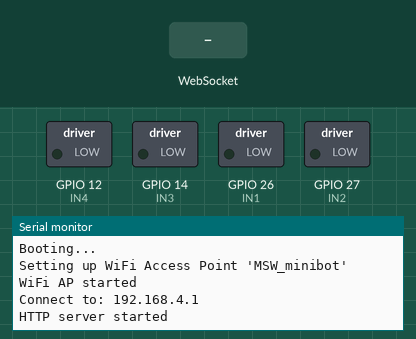
The sketch below on a simulated ESP32. On the bench: switched loads named in the sketch (green lamp = pin HIGH), the last lines printed to the serial monitor. The test bench sets the inputs (shaded band).

Above: at 1.2 s.
1.3 s: WebSocket text "MoveCar" received
At 1.8 s:
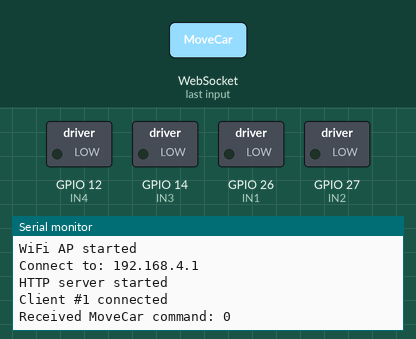
2.8 s: WebSocket text "Speed" received
At 4.1 s:
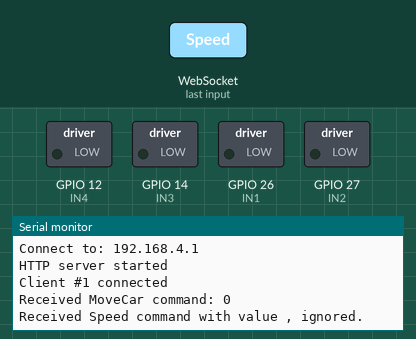

The sketch:

mswbotcode.ino
```cpp
// Include necessary libraries
#include <Arduino.h>
#include <WiFi.h>
#include <AsyncTCP.h>
#include <ESPAsyncWebServer.h>
#include <sstream> // Required for std::istringstream

// Motor control pins from Program 2
#define IN1 26  // Right motor forward control pin
#define IN2 27  // Right motor backward control pin
#define IN3 14  // Left motor forward control pin
#define IN4 12  // Left motor backward control pin

// Define WiFi AP credentials (using credentials from Program 1)
const char* ssid      = "MSW_minibot";   // WiFi SSID
const char* password  = "12345678";      // WiFi Password

// Define command constants for directions (from Program 1)
#define UP 1
#define DOWN 2
#define LEFT 3
#define RIGHT 4
#define STOP 0

// Note: FORWARD_LEFT, FORWARD_RIGHT, BACKWARD_LEFT, BACKWARD_RIGHT
// are defined but not currently used by the provided HTML.
// If the HTML were updated to send these, the moveCar function
// would need to be extended to handle them with the new pins.
#define FORWARD_LEFT 5
#define FORWARD_RIGHT 6
#define BACKWARD_LEFT 7
#define BACKWARD_RIGHT 8


// Define motor indexes (conceptual for clarity in functions)
#define RIGHT_MOTOR 0
#define LEFT_MOTOR 1

// Define motor directions (from Program 1)
#define FORWARD 1
#define BACKWARD -1
// STOP is already defined as 0

// Create AsyncWebServer on port 80 and WebSocket endpoint
AsyncWebServer server(80);
AsyncWebSocket wsCarInput("/CarInput");

// HTML page served to clients (from Program 1)
// Note: The speed slider in this HTML will not function as PWM
// control is removed to be compatible with the new pin logic.
const char* htmlHomePage PROGMEM = R"HTML(
<!DOCTYPE html>
<html>
<head>
  <meta name="viewport" content="width=device-width, initial-scale=1, maximum-scale=1, user-scalable=no">
  <style>
    /* Styling the control UI */
    body {
      background-color: #fdfd96;
      font-family: Arial, sans-serif;
      margin: 0;
      padding: 0;
      overflow: hidden;
      display: flex;
      justify-content: center;
      align-items: center;
      height: 100vh;
    }
    .layout {
      display: flex;
      flex-direction: row;
      justify-content: space-between;
      width: 90%;
      max-width: 600px;
      align-items: center;
    }
    .column {
      display: flex;
      flex-direction: column;
      gap: 20px;
    }
    .right-controls {
      display: flex;
      flex-direction: column;
      align-items: center;
      gap: 20px;
    }
    .row {
      display: flex;
      flex-direction: row;
      gap: 20px;
    }
    .button {
      width: 120px;
      height: 120px;
      background-color: white;
      border-radius: 10px;
      box-shadow: 5px 5px #888888;
      display: flex;
      justify-content: center;
      align-items: center;
      user-select: none;
    }
    .button:active {
      transform: translate(5px, 5px);
      box-shadow: none;
    }
    .slider-container {
      width: 100%;
      text-align: center;
    }
    .slider {
      width: 100%;
    }
  </style>
</head>
<body>
  <div class="layout">
    <div class="column">
      <div class="button" ontouchstart='send("MoveCar","1")' ontouchend='send("MoveCar","0")'></div>
      <div class="button" ontouchstart='send("MoveCar","2")' ontouchend='send("MoveCar","0")'></div>
    </div>
    <div class="right-controls">
      <div class="slider-container">
        <label for="Speed">Speed:</label><br>
        <input type="range" min="0" max="255" value="150" class="slider" id="Speed" oninput='send("Speed",value)'>
      </div>
      <div class="row">
        <div class="button" ontouchstart='send("MoveCar","3")' ontouchend='send("MoveCar","0")'></div>
        <div class="button" ontouchstart='send("MoveCar","4")' ontouchend='send("MoveCar","0")'></div>
      </div>
    </div>
  </div>

  <script>
    var socket;
    // Establish WebSocket connection
    function connect() {
      socket = new WebSocket("ws://" + location.host + "/CarInput");
      socket.onopen = () => {
        // Initial speed setting is sent, but currently ignored by the ESP32 code
        send("Speed", document.getElementById("Speed").value);
      };
      socket.onclose = () => setTimeout(connect, 2000); // Reconnect if disconnected
       socket.onerror = (error) => console.error('WebSocket Error:', error); // Log errors
    }

    // Send key-value pair through WebSocket
    function send(key, value) {
      if (socket && socket.readyState === WebSocket.OPEN) {
        socket.send(key + "," + value);
         // Optional: Add visual feedback or log
        // console.log("Sent:", key, value);
      } else {
         console.warn("WebSocket not open. Ready state:", socket ? socket.readyState : 'null');
      }
    }

    window.onload = connect; // Connect on page load
  </script>
</body>
</html>
)HTML";

// Function to set the direction of a single motor using the new pins
// This implements standard H-bridge logic for forward, backward, stop.
void setMotorDirection(int motorIndex, int direction) {
    if (motorIndex == RIGHT_MOTOR) {
        if (direction == FORWARD) {
            digitalWrite(IN1, HIGH); // IN1 HIGH, IN2 LOW for Right Forward
            digitalWrite(IN2, LOW);
        } else if (direction == BACKWARD) {
            digitalWrite(IN1, LOW);  // IN1 LOW, IN2 HIGH for Right Backward
            digitalWrite(IN2, HIGH);
        } else { // STOP
            digitalWrite(IN1, LOW);  // Both LOW for Stop
            digitalWrite(IN2, LOW);
        }
    } else if (motorIndex == LEFT_MOTOR) {
        if (direction == FORWARD) {
            digitalWrite(IN3, HIGH); // IN3 HIGH, IN4 LOW for Left Forward
            digitalWrite(IN4, LOW);
        } else if (direction == BACKWARD) {
            digitalWrite(IN3, LOW);  // IN3 LOW, IN4 HIGH for Left Backward
            digitalWrite(IN4, HIGH);
        } else { // STOP
            digitalWrite(IN3, LOW);  // Both LOW for Stop
            digitalWrite(IN4, LOW);
        }
    }
    // Ignore invalid motorIndex
}


// Function to control the car's movement based on input command
// This implements tank steering using the new setMotorDirection function.
void moveCar(int cmd) {
    Serial.printf("Received MoveCar command: %d\n", cmd); // Debug print
    switch (cmd) {
        case UP: // Both motors forward
            setMotorDirection(RIGHT_MOTOR, FORWARD);
            setMotorDirection(LEFT_MOTOR, FORWARD);
            break;
        case DOWN: // Both motors backward
            setMotorDirection(RIGHT_MOTOR, BACKWARD);
            setMotorDirection(LEFT_MOTOR, BACKWARD);
            break;
        case LEFT: // Pivot Left (Right forward, Left backward)
            setMotorDirection(RIGHT_MOTOR, FORWARD);
            setMotorDirection(LEFT_MOTOR, BACKWARD);
            break;
        case RIGHT: // Pivot Right (Right backward, Left forward)
            setMotorDirection(RIGHT_MOTOR, BACKWARD);
            setMotorDirection(LEFT_MOTOR, FORWARD);
            break;
        // Note: The HTML sends 1-4 for directional buttons, and 0 on button release.
        // The following cases (5-8) are defined but not triggered by the default HTML.
        case FORWARD_LEFT: // Right motor forward, Left stopped
             setMotorDirection(RIGHT_MOTOR, FORWARD);
             setMotorDirection(LEFT_MOTOR, STOP);
             break;
        case FORWARD_RIGHT: // Right stopped, Left motor forward
             setMotorDirection(RIGHT_MOTOR, STOP);
             setMotorDirection(LEFT_MOTOR, FORWARD);
             break;
        case BACKWARD_LEFT: // Right motor backward, Left stopped
             setMotorDirection(RIGHT_MOTOR, BACKWARD);
             setMotorDirection(LEFT_MOTOR, STOP);
             break;
        case BACKWARD_RIGHT: // Right stopped, Left motor backward
             setMotorDirection(RIGHT_MOTOR, STOP);
             setMotorDirection(LEFT_MOTOR, BACKWARD);
             break;
        case STOP: // Both motors stop
        default:
            setMotorDirection(RIGHT_MOTOR, STOP);
            setMotorDirection(LEFT_MOTOR, STOP);
            break;
    }
}

// Function to serve the main HTML page
void handleRoot(AsyncWebServerRequest *request) {
  request->send_P(200, "text/html", htmlHomePage);
}

// WebSocket event handler
void onCarInputWebSocketEvent(AsyncWebSocket *server, AsyncWebSocketClient *client,
                              AwsEventType type, void *arg, uint8_t *data, size_t len) {
  if (type == WS_EVT_CONNECT) {
    Serial.printf("Client #%u connected\n", client->id());
  } else if (type == WS_EVT_DISCONNECT) {
    Serial.printf("Client #%u disconnected\n", client->id());
    moveCar(STOP); // Stop car if client disconnects
  } else if (type == WS_EVT_DATA) {
    AwsFrameInfo *info = (AwsFrameInfo*)arg;
    if (info->final && info->index == 0 && info->len == len && info->opcode == WS_TEXT) {
      // Null-terminate the data to treat it as a string
      data[len] = 0;
      std::string msg((char *)data); // Parse message

      std::istringstream ss(msg);
      std::string key, value_str;
      getline(ss, key, ',');
      getline(ss, value_str, ',');

      if (key == "MoveCar") {
        int val = atoi(value_str.c_str()); // Convert value to int
        moveCar(val);
      } else if (key == "Speed") {
        // Speed control is not implemented with the new pins using simple digital writes.
        // This command is ignored.
        Serial.printf("Received Speed command with value %s, ignored.\n", value_str.c_str());
      }
    }
  }
}

// Setup function
void setup() {
  Serial.begin(115200); // Start serial communication
  Serial.println("Booting...");

  // Set motor pins as outputs from Program 2
  pinMode(IN1, OUTPUT);
  pinMode(IN2, OUTPUT);
  pinMode(IN3, OUTPUT);
  pinMode(IN4, OUTPUT);

  // Ensure motors are stopped initially
  setMotorDirection(RIGHT_MOTOR, STOP);
  setMotorDirection(LEFT_MOTOR, STOP);


  // Start WiFi in AP mode (from Program 1)
  Serial.printf("Setting up WiFi Access Point '%s'\n", ssid);
  WiFi.softAP(ssid, password);
  Serial.println("WiFi AP started");
  Serial.print("Connect to: ");
  Serial.println(WiFi.softAPIP()); // Print AP IP address

  // Setup WebSocket and HTTP handlers (from Program 1)
  wsCarInput.onEvent(onCarInputWebSocketEvent);
  server.addHandler(&wsCarInput);
  server.on("/", handleRoot); // Serve homepage
  server.onNotFound([](AsyncWebServerRequest *request) {
    request->send(404, "text/plain", "Not found"); // 404 handler
  });

  server.begin(); // Start server
  Serial.println("HTTP server started");
}

// Loop function (empty as everything is event-driven)
void loop() {
  // The AsyncWebServer handles client requests in the background
  // The WebSocket handles incoming messages asynchronously
  // No blocking code here, so loop can be empty.
}
```

Measured:
- after the input at 1.3 s, the serial monitor: prints a new line at once (image 1)
- after the input at 2.8 s, the serial monitor: prints a new line at once (image 2)
